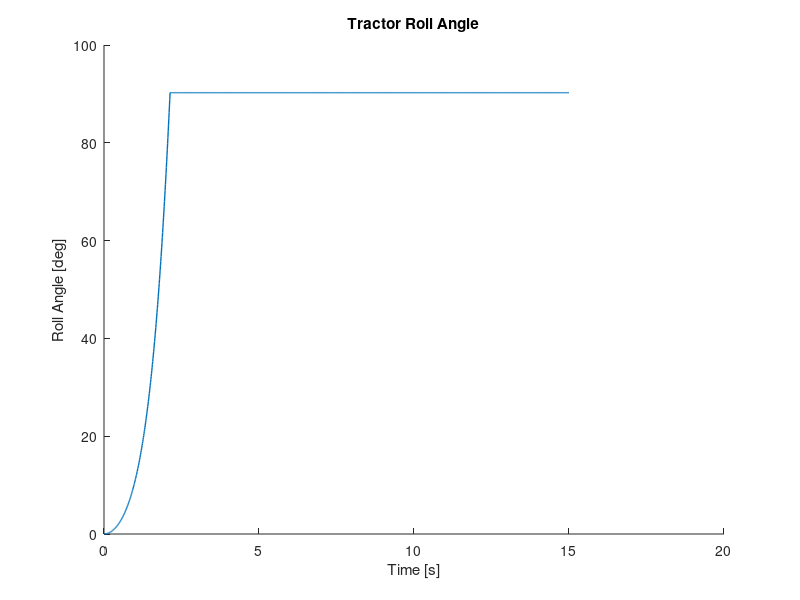

MATLAB code to generate this figure: (Note: this script raises an error after producing the figure.)

% 7/15/21
% S. Krug
% Notes:
%
% 7/15/21 - Initial start
%

clear all
close all
clc

%% Time Series Parameters
sampling_freq_hz = 100; %hz
total_run_time_s =15; % sec
time_s = linspace(0, total_run_time_s, sampling_freq_hz*total_run_time_s)';
%% Inputs
% Aero Calcs
%use allowable windspeed table as inputs for aero calculation?
sim_rollover_angle_deg = 90;
start_roll_rate_dps = 0;
start_roll_angle_deg = 0;

v_mph = 140;
v_mps = v_mph*0.44704;
rho_kgpm3 = 1.225;
TRAC_Cd = 1.5;
TRAC_A_m2 = 15;

TRAC_Fd_N = 0.5*rho_kgpm3*(v_mps^2)*TRAC_Cd*TRAC_A_m2;

%% Mass Properties
g_mps2 = 9.81;
%Tractor
TRAC_height_cg_m = 1.1;
TRAC_mass_kg = 6970;
TRAC_inertia_roll_kgm2 = 37500;
TRAC_trackwidth_m = 2.53;
TRAC_height_cp_m = 1.925;
TRAC_force_drag_N = TRAC_Fd_N;
TRAC_force_weight_N = g_mps2*TRAC_mass_kg;

%% Variables & Inputs
%Tractor
TRAC_d_cg_y_m_i = TRAC_height_cg_m;
TRAC_d_cg_x_m_i = TRAC_trackwidth_m/2;
TRAC_theta_cg_rad_i = atan(TRAC_d_cg_x_m_i/TRAC_d_cg_y_m_i);

TRAC_d_cp_y_m_i = TRAC_height_cp_m;
TRAC_d_cp_x_m_i = TRAC_trackwidth_m/2;
TRAC_theta_cp_rad_i = atan(TRAC_d_cp_x_m_i/TRAC_d_cp_y_m_i);
%Inertias
TRAC_r_cg_m = TRAC_d_cg_x_m_i/(sin(TRAC_theta_cg_rad_i));
TRAC_I_pat_kgm2 = TRAC_inertia_roll_kgm2 + TRAC_mass_kg*TRAC_r_cg_m^2; %use this inertia

%Radii to calculate d_cg_x_m and d_cp_y_m during dynamic motion
TRAC_r_cp_m = TRAC_d_cp_x_m_i/(sin(TRAC_theta_cp_rad_i));
%% Initialize vars
TRAC_tq_nm = zeros(length(time_s),1);
TRAC_d_cg_x_m = zeros(length(time_s),1);
TRAC_d_cp_y_m = zeros(length(time_s),1);
TRAC_alpha_rps2 = zeros(length(time_s),1);

TRAC_theta_cg_rad = zeros(length(time_s),1);
TRAC_theta_cp_rad = zeros(length(time_s),1);
TRAC_theta_cg_rad(1) = TRAC_theta_cg_rad_i; %first angle is static angle
TRAC_theta_cp_rad(1) = TRAC_theta_cp_rad_i; %first angle is static angle

tractor_torque = zeros(length(time_s),1);


TRAC_d_cg_y_m = zeros(length(time_s),1);
deltaH = zeros(length(time_s),1);
deltaTheta = zeros(length(time_s),1);
deltaOmega_rps = zeros(length(time_s),1);
omega_E_rps = zeros(length(time_s),1);
PE_added_kgm2ps2 = zeros(length(time_s),1);
kinetic_energy_kgm2ps2 = zeros(length(time_s),1);
deltaKE_kgm2ps2 = zeros(length(time_s),1);
omega_energy_rps = zeros(length(time_s),1);
KE_total_kgm2ps2 = zeros(length(time_s),1);
PE_total_kgm2ps2 = zeros(length(time_s),1);
tractor_torque_energy = zeros(length(time_s),1);

%% Main Loop Start at Initial Rate
TRAC_omega_rps = zeros(length(time_s),1);
TRAC_omega_rps(1) = start_roll_rate_dps/57.29;
TRAC_roll_angle_rad = zeros(length(time_s),1);
TRAC_roll_angle_rad(1) = start_roll_angle_deg/57.29; %first angle is static angle

for t = 1:length(time_s) - 1
    
    dt = time_s(t+1) - time_s(t);
    TRAC_d_cg_x_m(t) = sin(TRAC_theta_cg_rad(t))*TRAC_r_cg_m; %new moment arm for new cg torque
    TRAC_d_cp_y_m(t) = cos(TRAC_theta_cp_rad(t))*TRAC_r_cp_m; %new moment arm for cp torque
    tractor_torque(t) = (TRAC_force_drag_N*TRAC_d_cp_y_m(t))-(TRAC_force_weight_N*TRAC_d_cg_x_m(t));
    tractor_torque_energy(t) = (TRAC_force_drag_N*TRAC_d_cp_y_m(t));

    if TRAC_roll_angle_rad(t)*57.29 < 0 % if angle of truck is below ground, stop
        break
    end
    %% Euler Time Step Calc
    TRAC_alpha_rps2(t+1) = tractor_torque(t)/TRAC_I_pat_kgm2;
    TRAC_omega_rps(t+1) = TRAC_omega_rps(t)+TRAC_alpha_rps2(t+1)*dt;
    TRAC_roll_angle_rad(t+1) = TRAC_roll_angle_rad(t)+TRAC_omega_rps(t+1)*dt;
    %% Energy Calc Check 
    TRAC_d_cg_y_m(t) = cos(TRAC_theta_cg_rad(t))*TRAC_r_cg_m; %cg height
    deltaH(1) = 0;
    if t > 1
        
        deltaTheta(t) = TRAC_roll_angle_rad(t) - TRAC_roll_angle_rad(t-1);
        deltaH(t) = TRAC_d_cg_y_m(t) - TRAC_d_cg_y_m(t-1); %cg goes up, potential energy goes up. cg goes down, energy goes down
        
        %total energy added in this torque time step. work is being done ON
        %lifting the cg, so it's negative
        PE_added_kgm2ps2(t) = -TRAC_mass_kg*g_mps2*deltaH(t) + tractor_torque_energy(t)*deltaTheta(t); 
        PE_total_kgm2ps2(t) = PE_total_kgm2ps2(t-1) + PE_added_kgm2ps2(t); %new total PE. previous plus new increment

%         kinetic_energy_kgm2ps2(t) = potential_energy_kgm2ps2(t);
%         kinetic_energy_kgm2ps2(t) = .5*TRAC_I_pat_kgm2*TRAC_omega_rps(t);
        deltaKE_kgm2ps2(t) =  PE_total_kgm2ps2(t) - PE_total_kgm2ps2(t-1); %new total PE, minus previous total PE

        KE_total_kgm2ps2(t) = deltaKE_kgm2ps2(t) + KE_total_kgm2ps2(t-1); %old total energy plus new delta in energy

        omega_energy_rps(t) = sqrt(2*KE_total_kgm2ps2(t)/TRAC_I_pat_kgm2); %calculate new omega based on total energy input into system
        
%         omega_energy_rps(t) = omega_rps(t) + omega_rps(t-1); %previous omega plus new omega
        
%  - .5*TRAC_I_pat_kgm2*TRAC_omega_rps(t-1);
%         delta_omega
        
%       deltaTheta(t) = abs(TRAC_theta_cg_rad(t)-TRAC_theta_cg_rad(t-1));
        
%         deltaOmega_rps(t) =sqrt( 2*( (TRAC_mass_kg*g_mps2*deltaH(t)) + (tractor_torque(t)*deltaTheta(t)) )/...
%             (TRAC_I_pat_kgm2) );
        
        %new energy delta, back calculate delta omega
%         omega_E_rps(t+1) = omega_E_rps(t) + deltaOmega_rps(t);
        
        
    end
    
    %% Iterate to new angles
    TRAC_theta_cg_rad(t+1) = TRAC_theta_cg_rad(1) - TRAC_roll_angle_rad(t+1);
    TRAC_theta_cp_rad(t+1) = TRAC_theta_cp_rad(1) - TRAC_roll_angle_rad(t+1);
    
    if TRAC_roll_angle_rad(t+1)*57.29 > sim_rollover_angle_deg
        TRAC_roll_angle_rad(t+1:end) =TRAC_roll_angle_rad(t+1);
        break
    end
end
% deltaH = abs(max(TRAC_d_cg_y_m) -TRAC_d_cg_y_m(1));
% deltaTheta = abs(TRAC_theta_cg_rad(t)-(TRAC_theta_cg_rad(1)));
% tractor_tq_avg = mean(tractor_torque(1):tractor_torque(t));
% deltaOmega_rps =sqrt( 2*( (TRAC_mass_kg*g_mps2*deltaH) + (tractor_tq_avg*deltaTheta) )/...
%     (TRAC_I_pat_kgm2) );
% deltaOmega_dps = deltaOmega_rps*57.29;

hold on
figure(1)
plot(time_s, TRAC_roll_angle_rad*57.29,'LineWidth',1);
xlabel('Time [s]')
ylabel('Roll Angle [deg]')
title('Tractor Roll Angle')
Plotter(1);
hold on


hold on
figure(2)
plot(time_s, TRAC_omega_rps*57.29,'LineWidth',1);
xlabel('Time [s]')
ylabel('Roll Rate [deg/s]')
title('Tractor Roll Rate')
Plotter(1);
hold on

hold on
figure(3)
plot(time_s, omega_energy_rps*57.29,'LineWidth',1);
xlabel('Time [s]')
ylabel('Roll Rate, Energy [deg/s]')
title('Tractor Roll Rate')
Plotter(1);
hold on

hold on
figure(4)
plot(time_s, omega_energy_rps*57.29, time_s, TRAC_omega_rps*57.29)
xlabel('Time [s]')
ylabel('Roll Rate, Energy [deg/s]')
legend({'Energy Based Rate',' Euler Time Step Rate'})
title('Tractor Roll Rate')
xlim([0 4])
Plotter(1);
hold on




